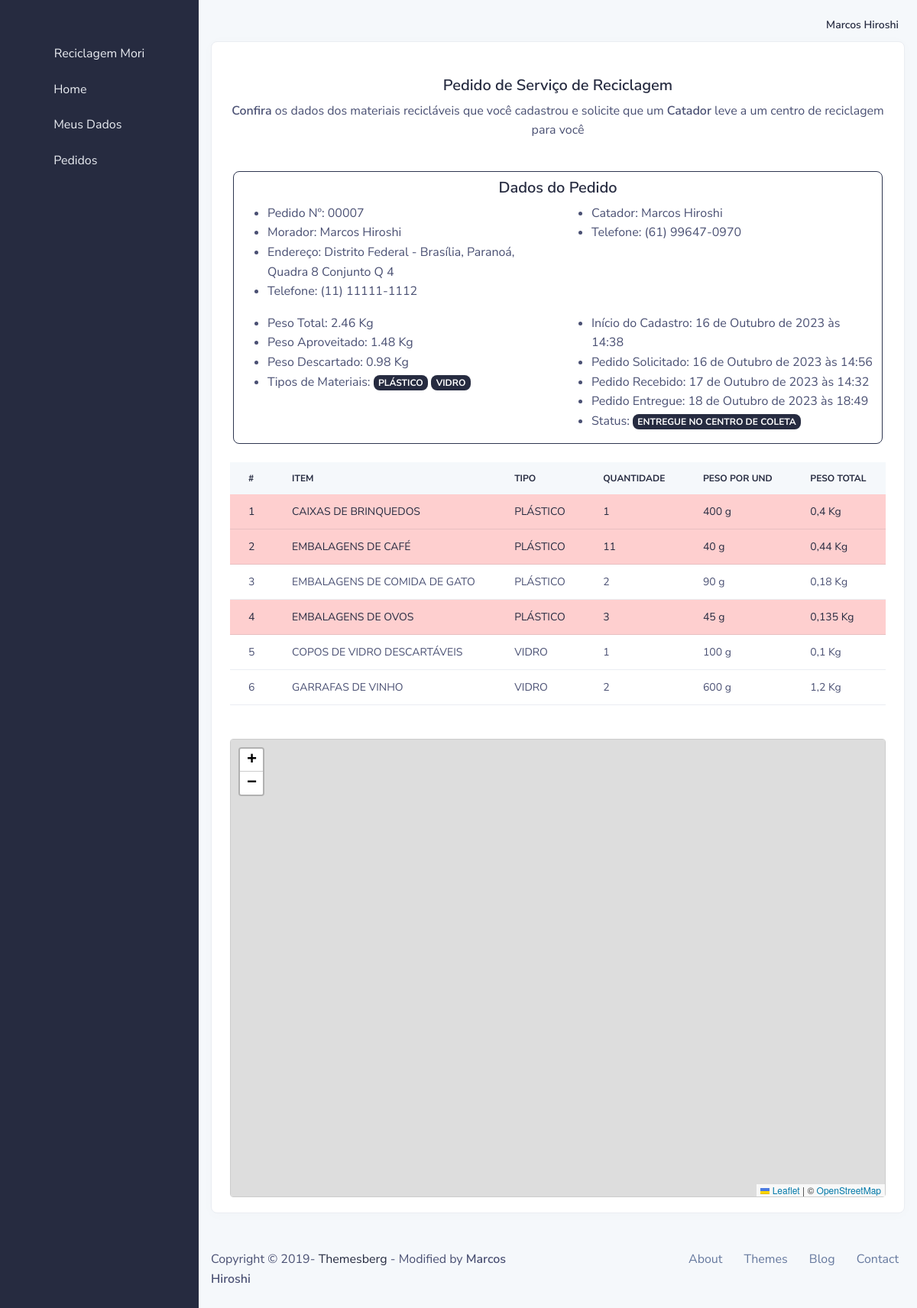
The page /morador/servico/7/ver/ (signed in) on the database its author committed.
### usuario/models.py (models this page shows, shortened)
class User(AbstractBaseUser, PermissionsMixin):
    email = models.EmailField(verbose_name='Email de usuário', unique=True)
    first_name = models.CharField(max_length=300, blank=True, verbose_name='Nome')
    last_name = models.CharField(max_length=300, blank=True, verbose_name='Sobrenome')
    date_joined = models.DateTimeField(_('date joined'), auto_now_add=True)
    is_active = models.BooleanField(_('active'), default=False)
    is_staff = models.BooleanField(_('staff'), default=False)
    profile_active = models.ForeignKey(Group, models.DO_NOTHING, related_name='profile_active', blank=True, null=True)
    objects = UserManager()
    USERNAME_FIELD = 'email'
    REQUIRED_FIELDS = ['first_name', 'last_name']
    class Meta:
        verbose_name = _('user')
        verbose_name_plural = _('users')
    def get_full_name(self):
        return ('%s %s' % (self.first_name, self.last_name)).strip()
    def __str__(self):
        return self.get_full_name().title()

### core/models/servico.py (models this page shows, shortened)
class OrdemServico(models.Model):
    status = models.ForeignKey(StatusServico, models.DO_NOTHING, related_name='ordem_servico_status')
    morador = models.ForeignKey(Morador, models.DO_NOTHING, related_name='ordem_servico_morador')
    catador = models.ForeignKey(Catador, models.DO_NOTHING, related_name='ordem_servico_catador', blank=True, null=True)
    data_criada = models.DateTimeField(auto_now_add=True)
    data_solicitada = models.DateTimeField(blank=True, null=True)
    data_buscada = models.DateTimeField(blank=True, null=True)
    data_entregue = models.DateTimeField(blank=True, null=True)
    def peso_total_servico(self):
        total = 0
        if hasattr(self, 'itens_ordem_servico'):
            for item in self.itens_ordem_servico.all():
                total += item.peso_total()
        return '%.2f' % total
    def peso_real(self):
        total = 0
        if hasattr(self, 'itens_ordem_servico'):
            for item in self.itens_ordem_servico.all():
                total += item.peso_total() if item.status.nome in ['ACEITO', 'ENTREGUE'] else 0
        return '%.2f' % total
    def peso_descartado(self):
        total = 0
        if hasattr(self, 'itens_ordem_servico'):
            for item in self.itens_ordem_servico.all():
                total += item.peso_total() if item.status.nome == 'NÃO ACEITO' else 0
        return '%.2f' % total
    def materiais_servico(self):
        lista = []
        if hasattr(self, 'itens_ordem_servico'):
            for item in self.itens_ordem_servico.all():
                if item.item.tipo.nome not in lista:
                    lista.append(item.item.tipo.nome)
        return lista
    def numero(self):
        return '{:0>5}'.format(self.id)

class ItemServico(models.Model):
    ordem = models.ForeignKey(OrdemServico, models.DO_NOTHING, related_name='itens_ordem_servico')
    status = models.ForeignKey(StatusItem, models.DO_NOTHING, related_name='itens_status', default=1)
    ponto_coleta = models.ForeignKey(PontoColeta, models.DO_NOTHING, related_name='itens_ponto_coleta', blank=True, null=True)
    item = models.ForeignKey(Item, models.DO_NOTHING, related_name='ordem_servico_item', verbose_name='Item para ser reciclado')
    qtd = models.PositiveIntegerField(verbose_name='Quantidade do mesmo item')
    class Meta:
        ordering = ['id']
    def peso_total(self):
        return (self.item.peso * self.qtd)/1000

class StatusItem(models.Model):
    nome = models.CharField(max_length=100)

class StatusServico(models.Model):
    nome = models.CharField(max_length=100)
    def __str__(self):
        return self.nome

### morador/models.py (models this page shows, shortened)
class Morador(models.Model):
    date_create = models.DateTimeField(auto_now_add=True)
    data_updated = models.DateTimeField(auto_now=True)
    user = models.OneToOneField(User, models.DO_NOTHING, related_name='morador_usuario')
    cpf = models.CharField(max_length=14, verbose_name='CPF')
    data_nascimento = models.DateField(verbose_name='Data de nascimento')
    genero = models.ForeignKey(Genero, models.DO_NOTHING, verbose_name='Gênero')
    telefone_1 = models.CharField(max_length=18, verbose_name='Telefone 1', help_text='(WHATSAPP)')
    telefone_2 = models.CharField(max_length=18, verbose_name='Telefone 2', null=True, blank=True)
    cep = models.CharField(max_length=9, verbose_name='CEP')
    logradouro = models.CharField(max_length=255, verbose_name='Endereço')
    complemento = models.CharField(max_length=255, verbose_name='Complemento', null=True, blank=True)
    municipio = models.ForeignKey(Municipio, models.DO_NOTHING, verbose_name='Município')
    longitude = models.DecimalField(max_length=255, max_digits=20, decimal_places=18, verbose_name='longitude', help_text='Coordenada geográfica da sua residência')
    latitude = models.DecimalField(max_length=255, max_digits=20, decimal_places=18, verbose_name='latitude', help_text='Coordenada geográfica da sua residência')
    def __str__(self):
        return self.user.get_full_name().title()
    def endereco(self):
        endereco = '%s - %s, %s %s' % (
            self.municipio.estado.nome,
            self.municipio.nome,
            self.logradouro,
            self.complemento if self.complemento else ''
        )
        return endereco.title()
    def localizacao(self):
        return [str(self.latitude), str(self.longitude)]

### core/models/localidade.py (models this page shows, shortened)
class Municipio(models.Model):
    nome = models.CharField(verbose_name="NOME", max_length=255)
    estado = models.ForeignKey(Estado, models.DO_NOTHING, verbose_name="ESTADO")

class Estado(models.Model):
    nome = models.CharField(max_length=255, verbose_name="NOME")
    uf = models.CharField(max_length=2, verbose_name="UF")
    regiao = models.ForeignKey(Regiao, models.DO_NOTHING, verbose_name="REGIÃO")

### catador/models.py (models this page shows, shortened)
class Catador(models.Model):
    date_create = models.DateTimeField(auto_now_add=True)
    data_updated = models.DateTimeField(auto_now=True)
    user = models.OneToOneField(User, models.DO_NOTHING, related_name='catador_usuario')
    cpf = models.CharField(max_length=14, verbose_name='CPF')
    data_nascimento = models.DateField(verbose_name='Data de nascimento')
    genero = models.ForeignKey(Genero, models.DO_NOTHING, verbose_name='Gênero')
    telefone_1 = models.CharField(max_length=18, verbose_name='Telefone 1', help_text='(WHATSAPP)')
    telefone_2 = models.CharField(max_length=18, verbose_name='Telefone 2', null=True, blank=True)
    cep = models.CharField(max_length=9, verbose_name='CEP')
    logradouro = models.CharField(max_length=255, verbose_name='Endereço')
    complemento = models.CharField(max_length=255, verbose_name='Complemento', null=True, blank=True)
    municipio = models.ForeignKey(Municipio, models.DO_NOTHING, verbose_name='Município')
    longitude = models.DecimalField(max_length=255, max_digits=20, decimal_places=18, verbose_name='longitude', help_text='Coordenada geográfica da sua residência')
    latitude = models.DecimalField(max_length=255, max_digits=20, decimal_places=18, verbose_name='latitude', help_text='Coordenada geográfica da sua residência')
    def __str__(self):
        return self.user.get_full_name().title()

### core/models/item.py (models this page shows, shortened)
class Item(models.Model):
    nome = models.CharField(max_length=100, verbose_name="NOME")
    tipo = models.ForeignKey(Tipo, models.DO_NOTHING, related_name='item_tipo')
    peso = models.PositiveIntegerField()
    class Meta:
        ordering = ['nome']

class Tipo(models.Model):
    nome = models.CharField(max_length=100, verbose_name="NOME")

### morador/views.py (the view)
# urls.py: path('servico/<int:pk>/ver/', MoradorServicoDetailView.as_view(), name='morador_servico_ver'),
class MoradorServicoDetailView(PermissionRequiredMixin, UserPassesTestMixin, DetailView):
    model = OrdemServico
    template_name = '02_morador/servico_ver.html'
    permission_required = 'morador.view_morador'
    success_url = reverse_lazy('morador_home')
    def test_func(self):
        return True if self.request.user.is_authenticated and self.request.user.profile_active.name == 'MORADOR' else False

### www/templates/02_morador/servico_ver.html (shortened to what this page needs)
{% extends '02_morador/base.html' %}
{% load static %}
{% block extra_css %}
    <link rel="stylesheet" href="https://unpkg.com/leaflet@1.7.1/dist/leaflet.css" />
    <link rel="stylesheet" href="https://cdn.jsdelivr.net/npm/leaflet-routing-machine@3.2.12/dist/leaflet-routing-machine.css" />
    <link rel="stylesheet" href="{% static 'css/custom_marker.css' %}">
{% endblock extra_css %}
{% block main %}
    <div class="row">
        <div class="col-md-12">
            <div class="card border-light shadow-sm">
                <div class="card-body">
                    <div class="row mt-4">
                        <div class="col-12 text-center">
                            <h5>Pedido de Serviço de Reciclagem</h5>
                            <p><strong>Confira</strong> os dados dos materiais recicláveis que você cadastrou e solicite que um <strong>Catador</strong> leve a um centro de reciclagem para você</p>
                        </div>
                    </div>
                    {% include '02_morador/partials/dados_pedido.html' with pedido=object %}
                    <div class="row mt-4">
                        <div class="col-12">
                            {% include '02_morador/partials/itens_pedido.html' with itens=object.itens_ordem_servico.all status=object.status.nome %}
                        </div>
                    </div>
                    <div class="row mt-4">
                        <div class="col-12">
                            <div id="map-container">
                                <div id="map"></div>
                            </div>
                        </div>
                    </div>
                </div>
            </div>
        </div>
    </div>
{% endblock main %}

### www/templates/02_morador/partials/navbar_main.html (shortened to what this page needs)
{% load static %}
<nav class="navbar navbar-top navbar-expand navbar-dashboard navbar-dark pl-0 pr-2 pb-0">
    <div class="container-fluid px-0">
        <div class="d-flex justify-content-between w-100" id="navbarSupportedContent">
            <ul class="navbar-nav align-items-center">
                <li class="nav-item dropdown">
                    <a class="nav-link pt-1 px-0" href="#" role="button" data-toggle="dropdown" aria-haspopup="true"
                       aria-expanded="false">
                        <div class="media d-flex align-items-center">
                            <i class="fa fa-user" style="font-size: 18px; color: #0a0b10"></i>
                            <div class="media-body ml-2 text-dark align-items-center d-lg-block">
                                <span class="mb-0 font-small font-weight-bold">{{ user|title }}</span>
                            </div>
                        </div>
                    </a>
                </li>
            </ul>
        </div>
    </div>
</nav>

### www/templates/02_morador/partials/dados_pedido.html
<div class="row mt-4 border border-black rounded ml-1 mr-1">
    <div class="col-12">
        <h5 class="text-center mt-2">Dados do Pedido</h5>
        <div class="row">
            <div class="col">
                <ul>
                    <li>Pedido Nº: {{ pedido.numero }}</li>
                    <li>Morador: {{ pedido.morador }}</li>
                    <li>Endereço: {{ pedido.morador.endereco }}</li>
                    <li>Telefone: {{ pedido.morador.telefone_1 }}{% if pedido.morador.telefone_2 %}/{{ pedido.morador.telefone_2 }}{% endif %}</li>
                </ul>
            </div>
            <div class="col">
                <ul>
                    <li>Catador: {{ pedido.catador|default_if_none:'Sem Informação' }}</li>
                    <li>Telefone: {{ pedido.catador.telefone_1|default:'Sem Informação' }}{% if pedido.catador.telefone_2 %}/{{ pedido.catador.telefone_2 }}{% endif %}</li>
                </ul>
            </div>
        </div>
        <div class="row">
            <div class="col">
                <ul>
                    <li>Peso Total: {{ pedido.peso_total_servico }} Kg</li>
                    <li>Peso Aproveitado: {{ pedido.peso_real }} Kg</li>
                    <li>Peso Descartado: {{ pedido.peso_descartado }} Kg</li>
                    <li>Tipos de Materiais: {% for tipo in pedido.materiais_servico %}<span class="badge badge-md bg-primary">{{ tipo }}</span> {% empty %} SEM INFORMAÇÃO {% endfor %}</li>
                </ul>
            </div>
            <div class="col">
                <ul>
                    <li>Início do Cadastro: {{ pedido.data_criada }}</li>
                    <li>Pedido Solicitado: {{ pedido.data_solicitada|default_if_none:'Sem Informação' }}</li>
                    <li>Pedido Recebido: {{ pedido.data_buscada|default_if_none:'Sem Informação' }}</li>
                    <li>Pedido Entregue: {{ pedido.data_entregue|default_if_none:'Sem Informação' }}</li>
                    <li>Status: <span class="badge badge-md bg-primary">{{ pedido.status }}</span></li>
                </ul>
            </div>
        </div>
    </div>
</div>

### www/templates/02_morador/partials/itens_pedido.html (shortened to what this page needs)
<div class="table-responsive">
    <table class="table table-centered table-nowrap m-0 rounded">
        <thead class="thead-light">
            <tr>
                <th class="border-0">#</th>
                <th class="border-0">Item</th>
                <th class="border-0">Tipo</th>
                <th class="border-0">Quantidade</th>
                <th class="border-0">Peso Por Und</th>
                <th class="border-0">Peso Total</th>
            </tr>
        </thead>
        <tbody>
            {% for item in itens %}
                <tr {% if item.status.nome == 'NÃO ACEITO' %}class="table-danger" {% endif %}>
                    <td>{{ forloop.counter }}</td>
                    <td>{{ item.item.nome }}</td>
                    <td>{{ item.item.tipo.nome }}</td>
                    <td>{{ item.qtd }}</td>
                    <td>{{ item.item.peso }} g</td>
                    <td>{{ item.peso_total }} Kg</td>
                </tr>
            {% empty %}
                <tr>
                    <td {% if status == 'CADASTRANDO PEDIDO' %}colspan="7"{% else %}colspan="6"{% endif %} class="table-secondary">
                        <h5 class="text-center text-muted mt-2">NENHUM ITEM CADASTRADO</h5>
                    </td>
                </tr>
            {% endfor %}
        </tbody>
    </table>
</div>

### www/templates/02_morador/servico_ver.html (style rules this page uses)
#map-container { height: 600px; border: 1px solid #ccc; border-radius: 4px; margin-top: 20px; }
#map { width: 100%; height: 100%; }

### rows shown on the page
User: first_name+last_name "Marcos Hiroshi"
OrdemServico: numero "00007", morador "Marcos Hiroshi", morador.endereco "Distrito Federal - Brasília, Paranoá, Quadra 8 Conjunto Q 4", morador.telefone_1 "(11) 11111-1112", catador "Marcos Hiroshi", catador.telefone_1 "(61) 99647-0970", peso_total_servico "2.46", peso_real "1.48", peso_descartado "0.98", data_criada "16 de Outubro de 2023 às 14:38", data_solicitada "16 de Outubro de 2023 às 14:56", data_buscada "17 de Outubro de 2023 às 14:32", data_entregue "18 de Outubro de 2023 às 18:49", status "ENTREGUE NO CENTRO DE COLETA"
Tipo: materiais_servico "PLÁSTICO"
Tipo: materiais_servico "VIDRO"
ItemServico: item.nome "CAIXAS DE BRINQUEDOS", item.tipo.nome "PLÁSTICO", qtd "1", item.peso "400", peso_total "0,4"
ItemServico: item.nome "EMBALAGENS DE CAFÉ", item.tipo.nome "PLÁSTICO", qtd "11", item.peso "40", peso_total "0,44"
ItemServico: item.nome "EMBALAGENS DE COMIDA DE GATO", item.tipo.nome "PLÁSTICO", qtd "2", item.peso "90", peso_total "0,18"
ItemServico: item.nome "EMBALAGENS DE OVOS", item.tipo.nome "PLÁSTICO", qtd "3", item.peso "45", peso_total "0,135"
ItemServico: item.nome "COPOS DE VIDRO DESCARTÁVEIS", item.tipo.nome "VIDRO", qtd "1", item.peso "100", peso_total "0,1"
ItemServico: item.nome "GARRAFAS DE VINHO", item.tipo.nome "VIDRO", qtd "2", item.peso "600", peso_total "1,2"
